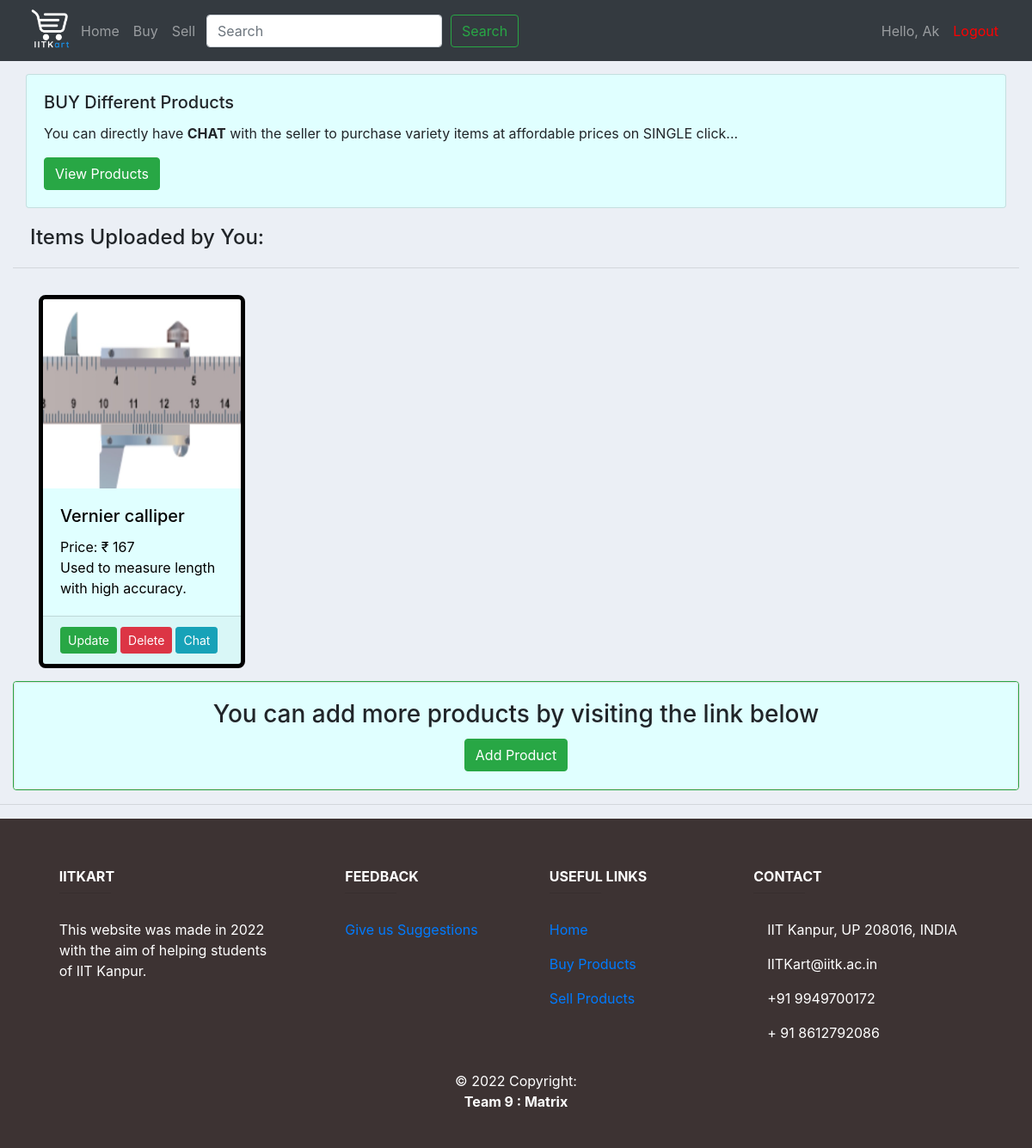
Screenshot of / (signed in) with the database file from the repository.
### accounts/models.py (models this page shows)
class Sell(models.Model): #This model is used to define a product to be traded of
    name = models.CharField(max_length=40,null=True)
    description = models.TextField(max_length=200,null=True)
    photo = models.ImageField(null=True,blank=True,upload_to="images/")
    price = models.IntegerField()
    seller = models.ForeignKey(User,null=True,on_delete=models.SET_NULL)
    def __str__(self):
        return self.name

### accounts/views.py (the view)
# urls.py: path('', views.home, name="home"),
@login_required(login_url='accounts:login')
def home(request):   #This is used to redirect logged in user to Home page and send the product list of items uploaded by that used to that page
    products = Sell.objects.filter(seller=request.user)
    print(products)
    n = len(products)
    print(n)
    nSlides= n
    parameters={'no_of_slides':nSlides, 'range':range(1,nSlides), 'products': products}
    return render(request, 'accounts/home.html', parameters)

### accounts/templates/accounts/home.html (shortened to what this page needs)
{%  extends 'accounts/main.html' %}
{% block content %}
{% load static %}
<div class="card" style="margin:15px; background-color:#E0FFFF;">
  <div class="card-body">
    <h5 class="card-title">BUY Different Products</h5>
    <p class="card-text">You can directly have <b>CHAT</b> with the seller to purchase variety items at affordable prices on SINGLE click...</p>
    <a href="{% url 'accounts:buy' %}" class="btn btn-success">View Products</a>
  </div>
</div>
{% if products %}
<h4 style="margin:20px">Items Uploaded by You: </h4>
<hr>
<div class="container">
    <div class="row">
{% for item in products %}
            <div class="card" style="width: 15rem; margin: 15px 15px; border: 5px solid black; border-radius: 8px;background-color:#E0FFFF;">
                <a href="/sell_detail/{{item.id}}"><img class="card-img-top" src="{{item.photo.url}}" alt="Card image cap"
                style="width: 230px; height: 220px">
                <div class="card-body">
                  <h5 class="card-title" style="color:black;">{{item.name}}</h5>
                  <p class="card-text" style="color:black;"> Price: &#8377; {{item.price}} <br> {{item.description}}</p>
                </div>
                </a>
                <div class="card-footer">
                  <div class="btn-toolbar" role="toolbar" aria-label="Toolbar with button groups">
                    <div class="btn-group btn-group-sm btn-group mr-1" role="group" aria-label="First group">
                    <a class="btn btn-success" href="/update/{{item.id}}">Update</a>
                    </div>
                    <div class="btn-group btn-group-sm btn-group mr-1" role="group" aria-label="Second group">
                    <a class="btn btn-danger" href="/delete/{{item.id}}">Delete</a>
                    </div>
                    <div class="btn-group btn-group-sm btn-group mr-1" role="group" aria-label="Third group">
                    <a href="#" class="btn btn-info" onclick="joinRoom('{{item.name}}','{{item.id}}')">Chat</a>
                    </div>
                  </div>
                </div>
              </div>
{% endfor %}
            </div>
        </div>
        <div class="card border-success mb-3">
          <div class="card text-center">
            <div class="card-body" style="background-color:#E0FFFF;" >
              <h3 class="card-title">You can add more products by visiting the link below</h3>
              <a href="{% url 'accounts:sell' %}" class="btn btn-success">Add Product</a>
            </div>
          </div>
        </div>
{% endif %}
 {% endblock %}

### accounts/templates/accounts/navbar.html (shortened to what this page needs)
{% load static %}
<nav class="navbar navbar-expand-lg navbar-dark bg-dark">
  <div class="container-fluid">
    <img src="/media/images/logo_trans.png" alt="logo" width="55px">
    <div class="collapse navbar-collapse" id="navbarSupportedContent">
      <ul class="navbar-nav me-auto mb-2 mb-lg-0">
        <li class="nav-item">
          <a class="nav-link" href="{% url 'accounts:home' %}">Home</a>
        </li>
        <li class="nav-item">
          <a class="nav-link" href="{% url 'accounts:buy' %}">Buy</a>
        </li>
        <li class="nav-item">
          <a class="nav-link" href="{% url 'accounts:sell' %}">Sell</a>
        </li>
      </ul>
        <form class="d-flex" action='/search'>
          <input name='search' class="form-control me-2" type="search" placeholder="Search" aria-label="Search" style="margin: 0px 5px">
          <button class="btn btn-outline-success" type="submit" style="margin: 0px 5px">Search</button>
        </form>
      <ul class="navbar-nav ml-auto">
        <li class="nav-item">
          <a class="nav-link">Hello, {{request.user}}</a>
        </li>
        <li class="nav-item">
          <a class="nav-link" href="{% url 'accounts:logout' %}" style="color: red">Logout</a>
        </li>
      </ul>
    </div>
  </div>
</nav>

### static/css/main.css (style rules this page uses)
body { background-color: #ebeff5; }

### rows the page displays
Sell: photo (picture), name "Vernier calliper", price "167", description "Used to measure length with high accuracy."

### other values shown
{{ request.user }} "Ak"
